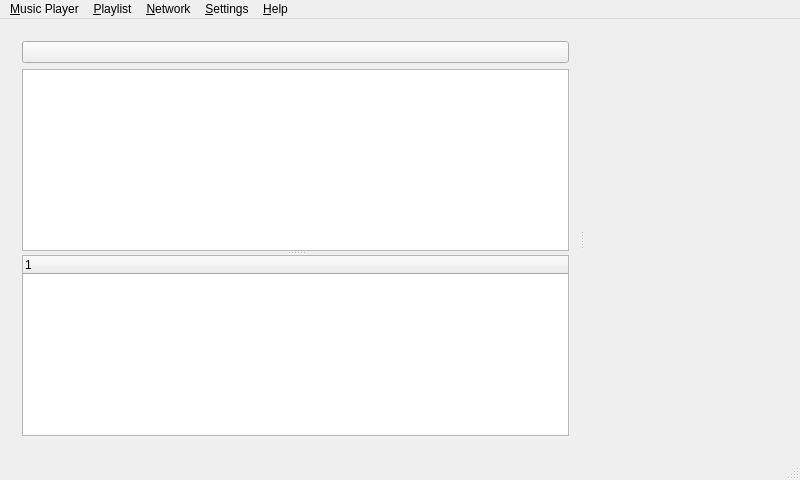
<?xml version="1.0" encoding="UTF-8"?>
<ui version="4.0">
 <class>TomahawkWindow</class>
 <widget class="QMainWindow" name="TomahawkWindow">
  <property name="geometry">
   <rect>
    <x>0</x>
    <y>0</y>
    <width>800</width>
    <height>480</height>
   </rect>
  </property>
  <property name="windowTitle">
   <string>Tomahawk</string>
  </property>
  <widget class="QWidget" name="centralWidget">
   <layout class="QHBoxLayout" name="horizontalLayout">
    <item>
     <widget class="QSplitter" name="splitter">
      <property name="orientation">
       <enum>Qt::Horizontal</enum>
      </property>
      <widget class="QWidget" name="">
       <layout class="QVBoxLayout" name="verticalLayout">
        <item>
         <widget class="QPushButton" name="statusButton">
          <property name="text">
           <string></string>
          </property>
         </widget>
        </item>
        <item>
         <widget class="AnimatedSplitter" name="sidebarSplitter">
          <property name="orientation">
           <enum>Qt::Vertical</enum>
          </property>
          <widget class="SourceTreeView" name="sourceTreeView">
           <property name="minimumSize">
            <size>
             <width>250</width>
             <height>0</height>
            </size>
           </property>
          </widget>
          <widget class="TransferView" name="treeWidget">
          </widget>
         </widget>
        </item>
       </layout>
      </widget>
      <widget class="QWidget" name="playlistWidget" native="true"/>
     </widget>
    </item>
   </layout>
  </widget>
  <widget class="QMenuBar" name="menuBar">
   <property name="geometry">
    <rect>
     <x>0</x>
     <y>0</y>
     <width>800</width>
     <height>20</height>
    </rect>
   </property>
   <widget class="QMenu" name="menuSettings">
    <property name="title">
     <string>&amp;Settings</string>
    </property>
    <addaction name="actionPreferences"/>
   </widget>
   <widget class="QMenu" name="menuApp">
    <property name="title">
     <string>&amp;Music Player</string>
    </property>
    <addaction name="actionRescanCollection"/>
    <addaction name="separator"/>
    <addaction name="actionExit"/>
   </widget>
   <widget class="QMenu" name="menuPlaylist">
    <property name="title">
     <string>&amp;Playlist</string>
    </property>
    <addaction name="actionCreatePlaylist"/>
    <addaction name="actionCreateDynamicPlaylist"/>
    <addaction name="separator"/>
    <addaction name="actionLoadXSPF"/>
   </widget>
   <widget class="QMenu" name="menuNetwork">
    <property name="title">
     <string>&amp;Network</string>
    </property>
    <addaction name="actionAddPeerManually"/>
    <addaction name="actionAddFriendManually"/>
   </widget>
   <widget class="QMenu" name="menu_Help">
    <property name="title">
     <string>&amp;Help</string>
    </property>
    <addaction name="actionAboutTomahawk"/>
   </widget>
   <addaction name="menuApp"/>
   <addaction name="menuPlaylist"/>
   <addaction name="menuNetwork"/>
   <addaction name="menuSettings"/>
   <addaction name="menu_Help"/>
  </widget>
  <widget class="QStatusBar" name="statusBar"/>
  <action name="actionExit">
   <property name="text">
    <string>&amp;Quit</string>
   </property>
   <property name="shortcut">
    <string>Ctrl+Q</string>
   </property>
   <property name="menuRole">
    <enum>QAction::QuitRole</enum>
   </property>
  </action>
  <action name="actionAddPeerManually">
   <property name="text">
    <string>Add &amp;Peer Manually...</string>
   </property>
  </action>
  <action name="actionAddFriendManually">
   <property name="text">
    <string>Add &amp;Friend...</string>
   </property>
  </action>
  <action name="actionRescanCollection">
   <property name="text">
    <string>Re&amp;scan Collection...</string>
   </property>
  </action>
  <action name="actionPreferences">
   <property name="text">
    <string>&amp;Configure Tomahawk...</string>
   </property>
   <property name="menuRole">
    <enum>QAction::PreferencesRole</enum>
   </property>
  </action>
  <action name="actionLoadXSPF">
   <property name="text">
    <string>Load &amp;XSPF...</string>
   </property>
  </action>
  <action name="actionCreatePlaylist">
   <property name="text">
    <string>Create &amp;New Playlist...</string>
   </property>
  </action>
  <action name="actionAboutTomahawk">
   <property name="text">
    <string>About &amp;Tomahawk...</string>
   </property>
   <property name="menuRole">
    <enum>QAction::AboutRole</enum>
   </property>
  </action>
  <action name="actionCreateDynamicPlaylist">
   <property name="text">
    <string>Create New &amp;Dynamic Playlist</string>
   </property>
  </action>
 </widget>
 <layoutdefault spacing="6" margin="11"/>
 <customwidgets>
  <customwidget>
   <class>SourceTreeView</class>
   <extends>QTreeView</extends>
   <header>sourcetreeview.h</header>
  </customwidget>
  <customwidget>
   <class>AnimatedSplitter</class>
   <extends>QSplitter</extends>
   <header location="global">animatedsplitter.h</header>
   <container>1</container>
  </customwidget>
  <customwidget>
   <class>TransferView</class>
   <extends>QTreeWidget</extends>
   <header>transferview.h</header>
  </customwidget>
 </customwidgets>
 <resources/>
 <connections/>
 <slots>
  <slot>on_btnResolve_clicked()</slot>
 </slots>
</ui>
